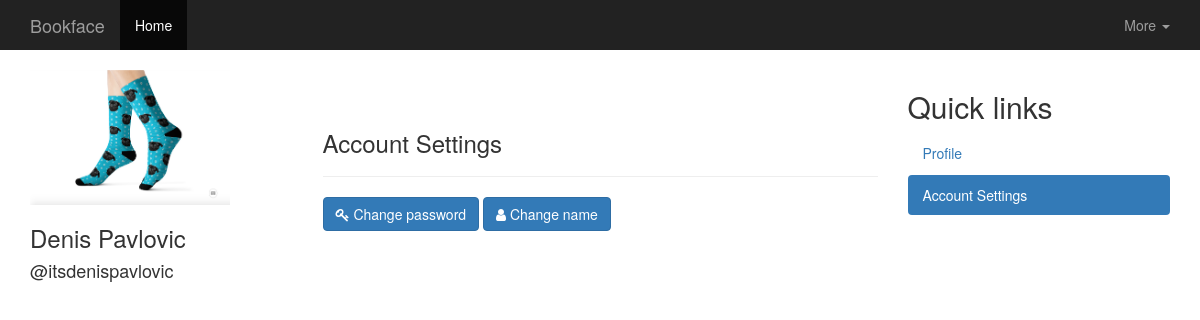
The app's page /accountSettings.php (signed in) with its own data.
### tables this page shows
CREATE TABLE IF NOT EXISTS `user_settings` (
  `id` int(11) NOT NULL,
  `uid` int(11) NOT NULL,
  `avatar` text NOT NULL,
  `lastTimeChanged` datetime NOT NULL DEFAULT CURRENT_TIMESTAMP
);

CREATE TABLE IF NOT EXISTS `users` (
  `id` int(11) NOT NULL,
  `username` varchar(125) NOT NULL,
  `fname` varchar(125) NOT NULL,
  `lname` varchar(125) NOT NULL,
  `gender` tinyint(4) NOT NULL,
  `password` varchar(255) NOT NULL,
  `active` tinyint(4) NOT NULL DEFAULT '0',
  `dateCreated` datetime NOT NULL DEFAULT CURRENT_TIMESTAMP
);

### connDB.php (called while the page is built, shortened)
<?php
try
{
    $user = "root";
    $pass = "mysql";
    $conn = new PDO("mysql:host=localhost;dbname=proiecttw;charset=utf8", $user, $pass);
} catch(PDOException $e)
{
    echo $e->getMessage();
}
include_once 'class/User.php';
$user = new User($conn);
?>

### class/User.php (the view, shortened to what this page needs)
<?php
class User
{
    function __construct($conn)
    {
        $this->db = $conn;
    }
    public function getFullName($uid)
    {
        try
        {
            $statement = $this->db->prepare("SELECT * FROM users WHERE id = :uid");
            $statement->bindParam(":uid", $uid, PDO::PARAM_INT);
            $statement->execute();
            $row=$statement->fetch(PDO::FETCH_ASSOC);
            if($statement->rowCount() > 0)
            {
                echo $row['fname'] . ' ' . $row['lname'];
            }
        } catch(PDOException $e)
        {
            echo $e->getMessage();
        }
    }
    public function getUsername($uid)
    {
        try
        {
            $statement = $this->db->prepare("SELECT * FROM users WHERE id=:uid");
            $statement->bindParam(':uid', $uid, PDO::PARAM_STR);
            $statement->execute();
            $row = $statement->fetch(PDO::FETCH_ASSOC);
            if($statement->rowCount() > 0)
            {
                echo $row['username'];
            }
            else
            {
                echo "No username found!";
            }
        } catch(PDOException $e)
        {
            echo $e->getMessage();
        }
    }
}
?>

### profilepic.php (shortened to what this page needs)
<?php
include_once 'connDB.php';
if(isset($_GET['username']))
{
    $uid = $user->getUID($_GET['username']);
}
else
{
    $uid = $_SESSION['user'];
}
try
{
    $statement = $conn->prepare("SELECT * FROM user_settings WHERE uid=:uid");
    $statement->bindParam(':uid', $uid, PDO::PARAM_INT);
    $statement->execute();
    $row = $statement->fetch(PDO::FETCH_ASSOC);
    if($statement->rowCount() > 0)
    {
        ?>
            <img id="tt" class="mmm" src="<?php echo $row['avatar']; ?>" width="200px">
        <?php
    }
} catch(PDOException $e)
{
    echo $e->getMessage();
}
?>
<div class="container">
    <div class="row">
        <h3>
            <?php echo $user->getFullName($uid); ?>
        </h3>
        <h4>
            @<?php echo $user->getUsername($uid); ?>
        </h4>
    </div>
</div>

### profilepic.php (style rules this page uses)
#tt { cursor: pointer; }

### records on screen
user_settings: avatar (picture)
users: fname "Denis", lname "Pavlovic", username "itsdenispavlovic"
